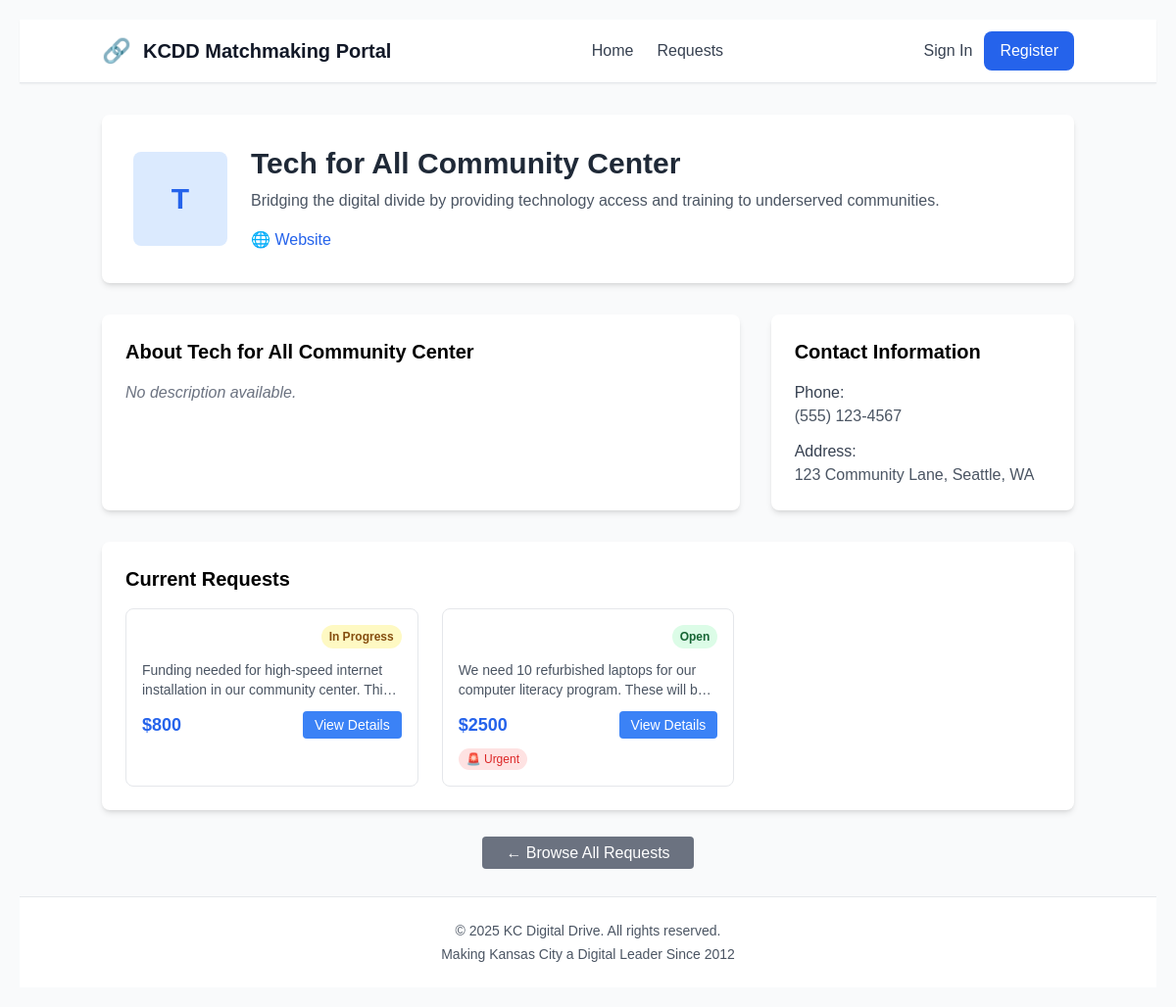
The app's page /cbo/tech_for_all/ with its own data.
### app/models/organization.py (models this page shows, shortened)
class Organization(models.Model):
    id = models.UUIDField(primary_key=True, default=uuid.uuid4, editable=False)
    user = models.OneToOneField(settings.AUTH_USER_MODEL, on_delete=models.CASCADE, related_name='organization')
    name = models.CharField(max_length=200)
    website = models.URLField(blank=True)
    mission = models.TextField(help_text="Organization mission/description")
    email = models.EmailField()
    phone = models.CharField(max_length=20, blank=True)
    address = models.TextField(blank=True)
    zipcode = models.CharField(
        max_length=10,
        validators=[RegexValidator(r'^\d{5}(-\d{4})?$', 'Enter a valid ZIP code')]
    )
    ein = models.CharField(
        max_length=12,
        blank=True,
        validators=[RegexValidator(r'^\d{2}-\d{7}$', 'Enter EIN in format: 12-3456789')],
        help_text="Tax ID in format: 12-3456789"
    )
    logo = models.ImageField(upload_to='org_logos/', blank=True, null=True)
    logo_emoji = models.CharField(max_length=10, blank=True, help_text="Emoji as fallback logo")
    cause_areas = models.ManyToManyField('app.CauseArea', blank=True)
    created_at = models.DateTimeField(auto_now_add=True)
    updated_at = models.DateTimeField(auto_now=True)
    class Meta:
        ordering = ['name']

### app/models/request.py (models this page shows, shortened)
class Request(models.Model):
    STATUS_CHOICES = [
        ('open', 'Open'),
        ('claimed', 'Claimed'),
        ('fulfilled', 'Fulfilled'),
    ]
    URGENCY_CHOICES = [
        ('low', 'Low'),
        ('medium', 'Medium'),
        ('high', 'High'),
    ]
    id = models.UUIDField(primary_key=True, default=uuid.uuid4, editable=False)
    organization = models.ForeignKey('app.Organization', on_delete=models.CASCADE, related_name='requests')
    cause_area = models.ForeignKey('app.CauseArea', on_delete=models.PROTECT)
    donor = models.ForeignKey(settings.AUTH_USER_MODEL, on_delete=models.SET_NULL, null=True, blank=True, related_name='claimed_requests')
    description = models.TextField(help_text="What is needed and why?")
    amount = models.DecimalField(
        max_digits=10,
        decimal_places=2,
        validators=[MinValueValidator(0.01)],
        help_text="Dollar amount requested"
    )
    urgency = models.CharField(max_length=10, choices=URGENCY_CHOICES, default='medium')
    zipcode = models.CharField(max_length=10, help_text="ZIP code where assistance is needed")
    identity_categories = models.ManyToManyField('app.IdentityCategory', blank=True, help_text="Recipient identity tags")
    status = models.CharField(max_length=10, choices=STATUS_CHOICES, default='open')
    donor_note = models.TextField(blank=True, help_text="Note from donor about fulfillment plan")
    created_at = models.DateTimeField(auto_now_add=True)
    updated_at = models.DateTimeField(auto_now=True)
    claimed_at = models.DateTimeField(null=True, blank=True)
    fulfilled_at = models.DateTimeField(null=True, blank=True)
    class Meta:
        ordering = ['-created_at']

### app/views.py (the view)
# urls.py: path('cbo/<str:username>/', views.cbo_public_profile, name='cbo_public_profile'),
def cbo_public_profile(request, username):
    try:
        cbo_user = User.objects.get(username=username, user_type='cbo')
        organization = cbo_user.organization
    except (User.DoesNotExist, Organization.DoesNotExist):
        messages.error(request, 'Organization not found.')
        return redirect('app:home')
    public_requests = Request.objects.filter(
        organization=organization,
        status__in=['open', 'claimed']
    ).order_by('-created_at')
    context = {
        'organization': organization,
        'requests': public_requests,
        'is_public': True,
    }
    return render(request, 'cbo_public_profile.html', context)

### templates/cbo_public_profile.html (shortened to what this page needs)
{% extends 'base.html' %}
{% block content %}
<div class="container mx-auto px-4 py-8">
    <div class="bg-white rounded-lg shadow-md p-8 mb-8">
        <div class="flex items-start justify-between">
            <div class="flex items-center space-x-6">
                {% if organization.logo %}
                    <img src="{{ organization.logo.url }}" alt="{{ organization.name }} logo" class="w-24 h-24 rounded-lg object-cover">
                {% else %}
                    <div class="w-24 h-24 bg-blue-100 rounded-lg flex items-center justify-center">
                        <span class="text-3xl font-bold text-blue-600">{{ organization.name|first }}</span>
                    </div>
                {% endif %}
                <div>
                    <h1 class="text-3xl font-bold text-gray-800">{{ organization.name }}</h1>
                    <p class="text-gray-600 mt-2">{{ organization.mission|default:"Community-Based Organization" }}</p>
                    <div class="flex items-center mt-4 space-x-4">
                        {% if organization.website %}
                            <a href="{{ organization.website }}" target="_blank" class="text-blue-600 hover:text-blue-800">
                                🌐 Website
                            </a>
                        {% endif %}
                    </div>
                </div>
            </div>
        </div>
    </div>
    <div class="grid md:grid-cols-3 gap-8 mb-8">
        <div class="md:col-span-2 bg-white rounded-lg shadow-md p-6">
            <h2 class="text-xl font-semibold mb-4">About {{ organization.name }}</h2>
            {% if organization.description %}
                <p class="text-gray-700 leading-relaxed">{{ organization.description }}</p>
            {% else %}
                <p class="text-gray-500 italic">No description available.</p>
            {% endif %}
        </div>
        <div class="bg-white rounded-lg shadow-md p-6">
            <h2 class="text-xl font-semibold mb-4">Contact Information</h2>
            <div class="space-y-3">
                {% if organization.phone %}
                    <div>
                        <label class="font-medium text-gray-700">Phone:</label>
                        <p class="text-gray-600">{{ organization.phone }}</p>
                    </div>
                {% endif %}
                {% if organization.address %}
                    <div>
                        <label class="font-medium text-gray-700">Address:</label>
                        <p class="text-gray-600">{{ organization.address }}</p>
                    </div>
                {% endif %}
            </div>
        </div>
    </div>
    <div class="bg-white rounded-lg shadow-md p-6">
        <h2 class="text-xl font-semibold mb-4">Current Requests</h2>
        {% if requests %}
            <div class="grid md:grid-cols-2 lg:grid-cols-3 gap-6">
                {% for request in requests %}
                    <div class="border rounded-lg p-4 hover:shadow-md transition-shadow">
                        <div class="flex justify-between items-start mb-3">
                            {% if request.status == 'open' %}
                                <span class="px-2 py-1 text-xs font-semibold rounded-full bg-green-100 text-green-800">Open</span>
                            {% elif request.status == 'claimed' %}
                                <span class="px-2 py-1 text-xs font-semibold rounded-full bg-yellow-100 text-yellow-800">In Progress</span>
                            {% endif %}
                        </div>
                        <p class="text-gray-600 text-sm mb-3 line-clamp-2">{{ request.description|truncatewords:20 }}</p>
                        <div class="flex justify-between items-center">
                            <span class="text-lg font-bold text-blue-600">${{ request.amount|floatformat:0 }}</span>
                            <a href="{% url 'app:request_detail' request.id %}" class="bg-blue-500 text-white px-3 py-1 text-sm rounded hover:bg-blue-600">
                                View Details
                            </a>
                        </div>
                        {% if request.urgency == 'high' %}
                            <div class="mt-2">
                                <span class="text-xs bg-red-100 text-red-600 px-2 py-1 rounded-full">🚨 Urgent</span>
                            </div>
                        {% endif %}
                    </div>
                {% endfor %}
            </div>
        {% else %}
            <div class="text-center py-8">
                <p class="text-gray-500">{{ organization.name }} doesn't have any active requests at the moment.</p>
            </div>
        {% endif %}
    </div>
    <div class="mt-8 text-center">
        <a href="{% url 'app:request_board' %}" class="bg-gray-500 text-white px-6 py-2 rounded hover:bg-gray-600">
            ← Browse All Requests
        </a>
    </div>
</div>
{% endblock %}

### static/css/style.css (style rules this page uses)
body { font-family: Arial, sans-serif; margin: 0; padding: 20px; }
.container { max-width: 1200px; margin: 0 auto; }

### records on screen
Organization: name|first "T", name "Tech for All Community Center", mission "Bridging the digital divide by providing technology access and training to underserved communities.", phone "(555) 123-4567", address "123 Community Lane, Seattle, WA"
Request: status "In Progress", description "Funding needed for high-speed internet installation in our community center.…", amount "800"
Request: status "Open", description "We need 10 refurbished laptops for our computer literacy program. These will…", amount "2500", urgency "🚨 Urgent"
